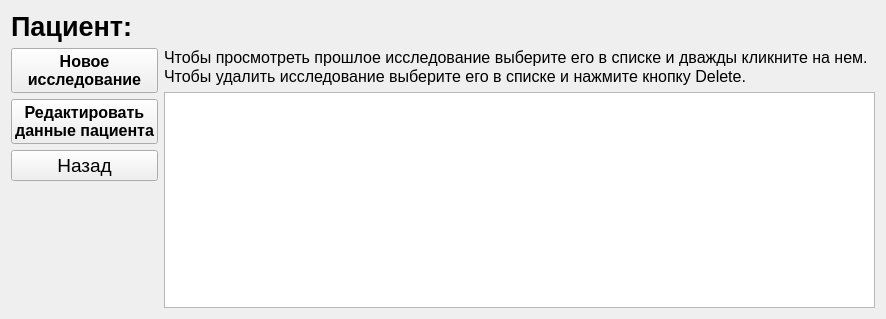
<?xml version="1.0" encoding="UTF-8"?>
<ui version="4.0">
 <class>PatientResearchsList</class>
 <widget class="QWidget" name="PatientResearchsList">
  <property name="geometry">
   <rect>
    <x>0</x>
    <y>0</y>
    <width>886</width>
    <height>319</height>
   </rect>
  </property>
  <property name="windowTitle">
   <string>Form</string>
  </property>
  <layout class="QVBoxLayout" name="verticalLayout">
   <item>
    <widget class="QLabel" name="patientPageLabel">
     <property name="font">
      <font>
       <pointsize>20</pointsize>
       <weight>75</weight>
       <bold>true</bold>
      </font>
     </property>
     <property name="text">
      <string>Пациент: </string>
     </property>
    </widget>
   </item>
   <item>
    <layout class="QHBoxLayout" name="horizontalLayout_2">
     <item>
      <layout class="QVBoxLayout" name="patientManagmentBox">
       <item>
        <widget class="QPushButton" name="newExamButton">
         <property name="font">
          <font>
           <pointsize>12</pointsize>
           <weight>75</weight>
           <bold>true</bold>
          </font>
         </property>
         <property name="text">
          <string>Новое
исследование</string>
         </property>
        </widget>
       </item>
       <item>
        <widget class="QPushButton" name="editProfileButton">
         <property name="font">
          <font>
           <pointsize>12</pointsize>
           <weight>75</weight>
           <bold>true</bold>
          </font>
         </property>
         <property name="text">
          <string>Редактировать
данные пациента</string>
         </property>
        </widget>
       </item>
       <item>
        <widget class="QPushButton" name="backPatientProfileButton">
         <property name="font">
          <font>
           <pointsize>14</pointsize>
          </font>
         </property>
         <property name="text">
          <string>Назад</string>
         </property>
        </widget>
       </item>
       <item>
        <spacer name="verticalSpacer_8">
         <property name="orientation">
          <enum>Qt::Vertical</enum>
         </property>
         <property name="sizeHint" stdset="0">
          <size>
           <width>20</width>
           <height>40</height>
          </size>
         </property>
        </spacer>
       </item>
      </layout>
     </item>
     <item>
      <layout class="QVBoxLayout" name="verticalLayout_5">
       <item>
        <widget class="QLabel" name="profileInfoLabel">
         <property name="font">
          <font>
           <pointsize>12</pointsize>
          </font>
         </property>
         <property name="text">
          <string>&lt;!DOCTYPE HTML PUBLIC &quot;-//W3C//DTD HTML 4.0//EN&quot; &quot;http://www.w3.org/TR/REC-html40/strict.dtd&quot;&gt;
&lt;html&gt;&lt;head&gt;&lt;meta name=&quot;qrichtext&quot; content=&quot;1&quot; /&gt;&lt;style type=&quot;text/css&quot;&gt;
p, li { white-space: pre-wrap; }
&lt;/style&gt;&lt;/head&gt;&lt;body style=&quot; font-family:'MS Shell Dlg 2'; font-size:12pt; font-weight:400; font-style:normal;&quot;&gt;
&lt;p align=&quot;justify&quot; style=&quot; margin-top:0px; margin-bottom:0px; margin-left:0px; margin-right:0px; -qt-block-indent:0; text-indent:0px;&quot;&gt;Чтобы просмотреть прошлое исследование выберите его в списке и дважды кликните на нем.&lt;/p&gt;
&lt;p align=&quot;justify&quot; style=&quot; margin-top:0px; margin-bottom:0px; margin-left:0px; margin-right:0px; -qt-block-indent:0; text-indent:0px;&quot;&gt;Чтобы удалить исследование выберите его в списке и нажмите кнопку Delete.&lt;/p&gt;&lt;/body&gt;&lt;/html&gt;</string>
         </property>
        </widget>
       </item>
       <item>
        <widget class="TSTableView" name="examsTableView">
         <property name="font">
          <font>
           <pointsize>14</pointsize>
           <weight>50</weight>
           <bold>false</bold>
          </font>
         </property>
         <property name="gridStyle">
          <enum>Qt::NoPen</enum>
         </property>
        </widget>
       </item>
      </layout>
     </item>
    </layout>
   </item>
  </layout>
 </widget>
 <customwidgets>
  <customwidget>
   <class>TSTableView</class>
   <extends>QTableView</extends>
   <header>inputs/tstableview.h</header>
  </customwidget>
 </customwidgets>
 <resources/>
 <connections/>
</ui>
